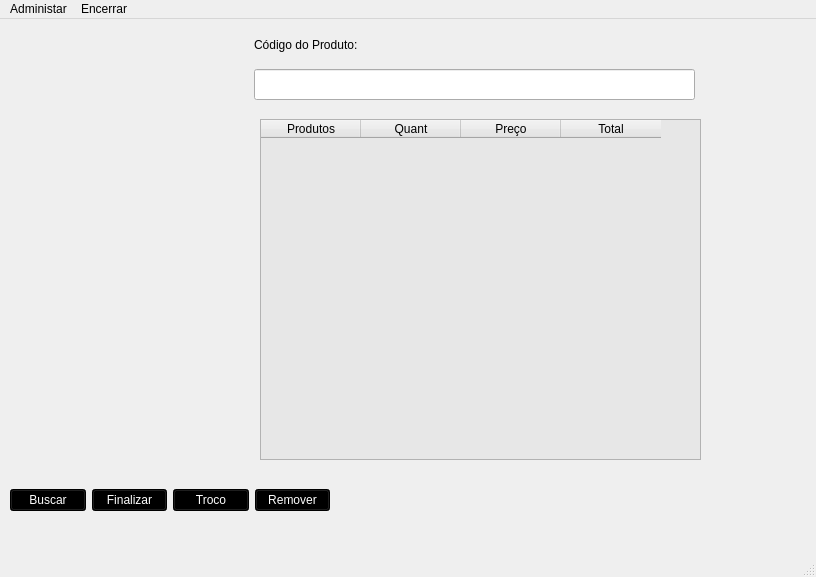
<?xml version="1.0" encoding="UTF-8"?>
<ui version="4.0">
 <class>MainWindow</class>
 <widget class="QMainWindow" name="MainWindow">
  <property name="geometry">
   <rect>
    <x>0</x>
    <y>0</y>
    <width>816</width>
    <height>577</height>
   </rect>
  </property>
  <property name="minimumSize">
   <size>
    <width>635</width>
    <height>0</height>
   </size>
  </property>
  <property name="cursor">
   <cursorShape>ArrowCursor</cursorShape>
  </property>
  <property name="windowTitle">
   <string>MainWindow</string>
  </property>
  <property name="styleSheet">
   <string notr="true"/>
  </property>
  <widget class="QWidget" name="centralwidget">
   <widget class="QLabel" name="label_2">
    <property name="geometry">
     <rect>
      <x>254</x>
      <y>10</y>
      <width>181</width>
      <height>31</height>
     </rect>
    </property>
    <property name="styleSheet">
     <string notr="true">
color: rgb(0, 0, 0);
font: 15pt &quot;MS Shell Dlg 2&quot;;</string>
    </property>
    <property name="text">
     <string>Código do Produto:</string>
    </property>
   </widget>
   <widget class="QLineEdit" name="lineEdit">
    <property name="geometry">
     <rect>
      <x>254</x>
      <y>50</y>
      <width>441</width>
      <height>31</height>
     </rect>
    </property>
    <property name="text">
     <string/>
    </property>
   </widget>
   <widget class="QTableWidget" name="tableWidget">
    <property name="geometry">
     <rect>
      <x>260</x>
      <y>100</y>
      <width>441</width>
      <height>341</height>
     </rect>
    </property>
    <property name="styleSheet">
     <string notr="true">background-color: rgb(231, 231, 231);</string>
    </property>
    <column>
     <property name="text">
      <string>Produtos</string>
     </property>
    </column>
    <column>
     <property name="text">
      <string>Quant</string>
     </property>
    </column>
    <column>
     <property name="text">
      <string>Preço</string>
     </property>
    </column>
    <column>
     <property name="text">
      <string>Total</string>
     </property>
    </column>
   </widget>
   <widget class="QWidget" name="layoutWidget">
    <property name="geometry">
     <rect>
      <x>10</x>
      <y>467</y>
      <width>320</width>
      <height>29</height>
     </rect>
    </property>
    <property name="cursor">
     <cursorShape>PointingHandCursor</cursorShape>
    </property>
    <layout class="QHBoxLayout" name="horizontalLayout">
     <item>
      <widget class="QPushButton" name="pushButton_4">
       <property name="cursor">
        <cursorShape>PointingHandCursor</cursorShape>
       </property>
       <property name="styleSheet">
        <string notr="true">background-color: rgb(0, 0, 0);
color: rgb(255, 255, 255);
font: 75 12pt &quot;MS Shell Dlg 2&quot;;</string>
       </property>
       <property name="text">
        <string>Buscar</string>
       </property>
      </widget>
     </item>
     <item>
      <widget class="QPushButton" name="pushButton_3">
       <property name="cursor">
        <cursorShape>PointingHandCursor</cursorShape>
       </property>
       <property name="styleSheet">
        <string notr="true">background-color: rgb(0, 0, 0);
color: rgb(255, 255, 255);
font: 75 12pt &quot;MS Shell Dlg 2&quot;;</string>
       </property>
       <property name="text">
        <string>Finalizar</string>
       </property>
      </widget>
     </item>
     <item>
      <widget class="QPushButton" name="pushButton_2">
       <property name="cursor">
        <cursorShape>PointingHandCursor</cursorShape>
       </property>
       <property name="styleSheet">
        <string notr="true">background-color: rgb(0, 0, 0);
color: rgb(255, 255, 255);
font: 75 12pt &quot;MS Shell Dlg 2&quot;;</string>
       </property>
       <property name="text">
        <string>Troco</string>
       </property>
      </widget>
     </item>
     <item>
      <widget class="QPushButton" name="pushButton">
       <property name="cursor">
        <cursorShape>PointingHandCursor</cursorShape>
       </property>
       <property name="styleSheet">
        <string notr="true">background-color: rgb(0, 0, 0);
color: rgb(255, 255, 255);
font: 75 12pt &quot;MS Shell Dlg 2&quot;;</string>
       </property>
       <property name="text">
        <string>Remover</string>
       </property>
      </widget>
     </item>
    </layout>
   </widget>
   <widget class="QLabel" name="label_3">
    <property name="geometry">
     <rect>
      <x>20</x>
      <y>90</y>
      <width>221</width>
      <height>331</height>
     </rect>
    </property>
    <property name="styleSheet">
     <string notr="true">image: url(:/img/icons/carrinho-de-compras.png);</string>
    </property>
    <property name="text">
     <string/>
    </property>
   </widget>
  </widget>
  <widget class="QStatusBar" name="statusbar"/>
  <widget class="QMenuBar" name="menubar">
   <property name="geometry">
    <rect>
     <x>0</x>
     <y>0</y>
     <width>816</width>
     <height>21</height>
    </rect>
   </property>
   <widget class="QMenu" name="menuClientes">
    <property name="title">
     <string>Administar</string>
    </property>
    <addaction name="actionAbrir_Caixa"/>
    <addaction name="actionFechamento_de_caixa_2"/>
   </widget>
   <widget class="QMenu" name="menuEncerrar">
    <property name="title">
     <string>Encerrar</string>
    </property>
   </widget>
   <addaction name="menuClientes"/>
   <addaction name="menuEncerrar"/>
  </widget>
  <action name="actionVenda">
   <property name="text">
    <string>Venda</string>
   </property>
  </action>
  <action name="actionVendas_do_dia">
   <property name="text">
    <string>Vendas do dia</string>
   </property>
  </action>
  <action name="actionVendas_Geral">
   <property name="text">
    <string>Vendas Geral</string>
   </property>
  </action>
  <action name="actionFechamento_de_caixa">
   <property name="text">
    <string>Fechamento de caixa</string>
   </property>
  </action>
  <action name="actionFechamento_de_caixa_2">
   <property name="text">
    <string>Fechamento de caixa</string>
   </property>
  </action>
  <action name="actionAbrir_Caixa">
   <property name="text">
    <string>Abrir Caixa</string>
   </property>
  </action>
 </widget>
 <resources>
  <include location="img.qrc"/>
 </resources>
 <connections/>
</ui>
